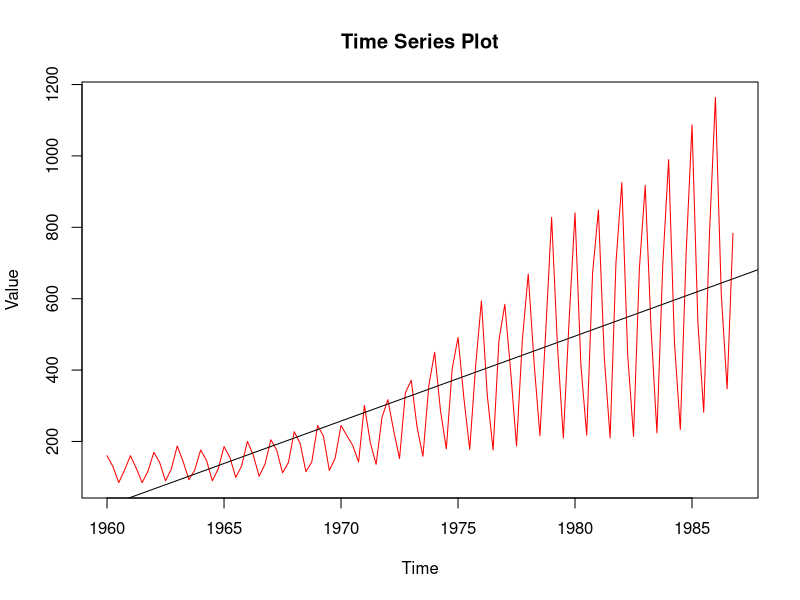
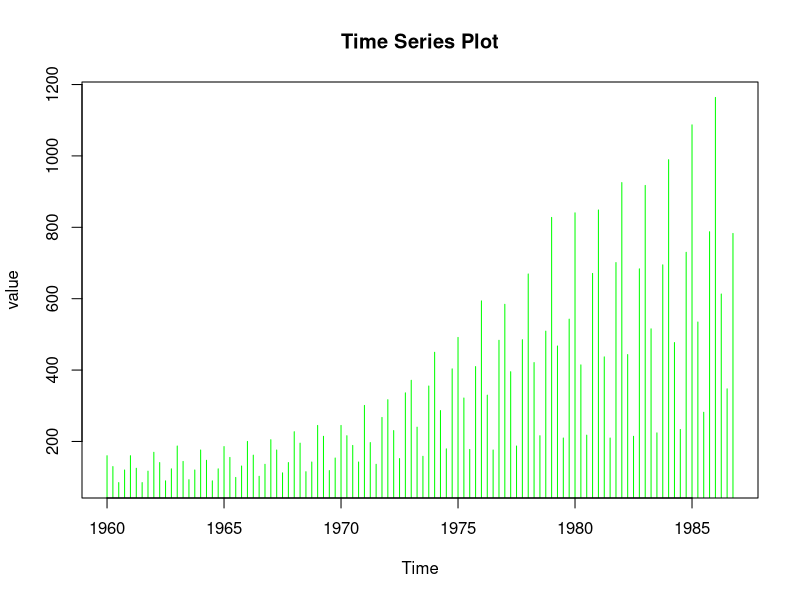
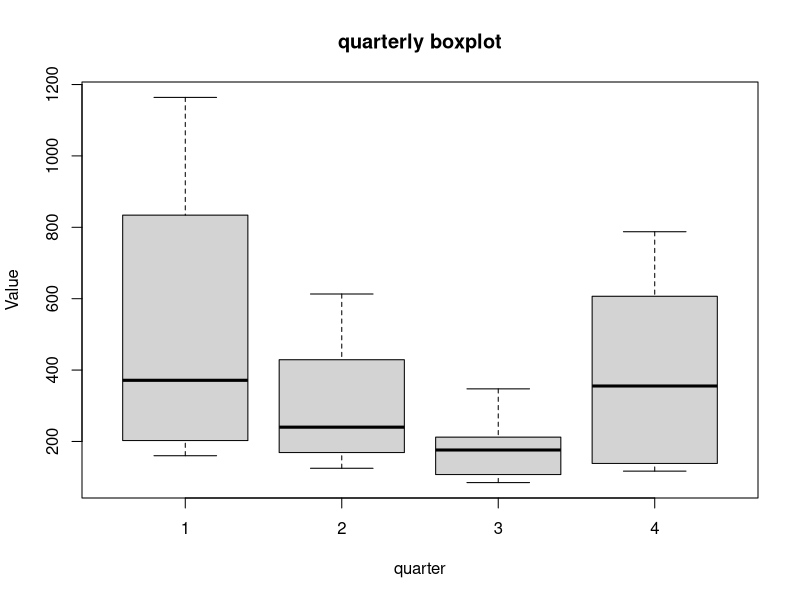
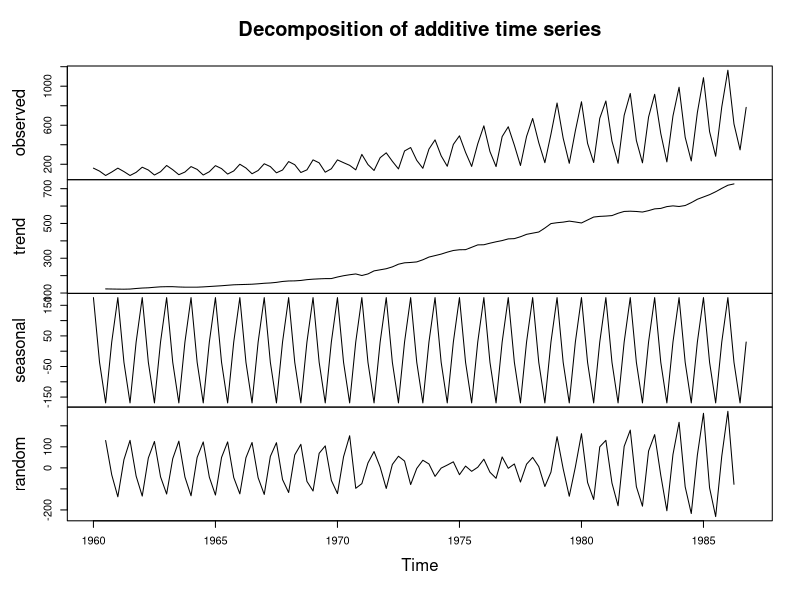
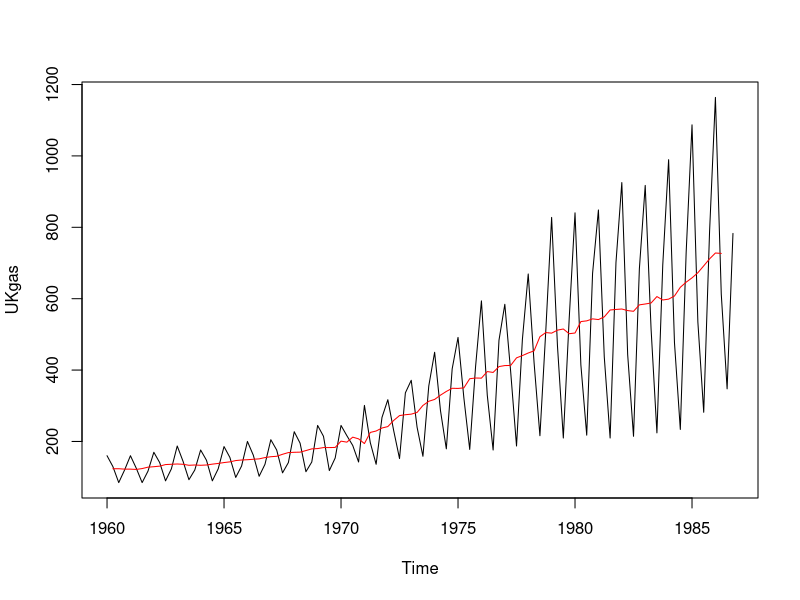
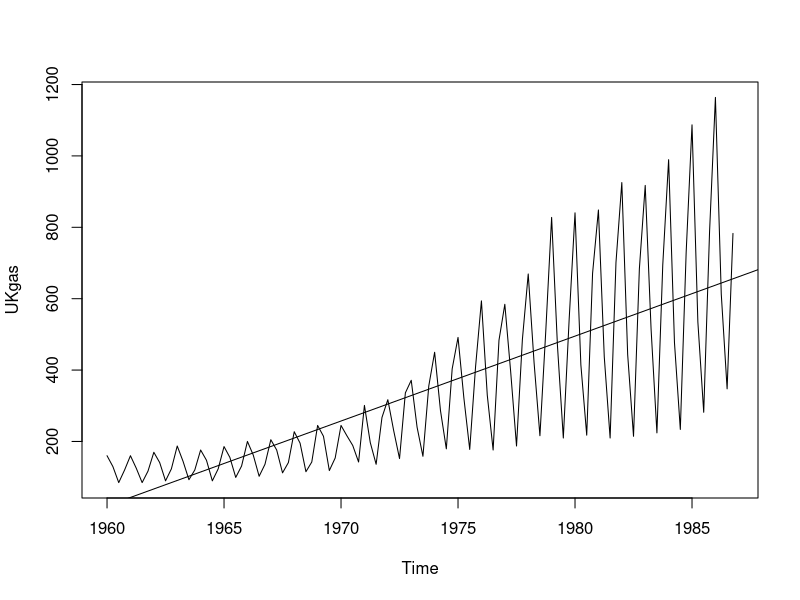
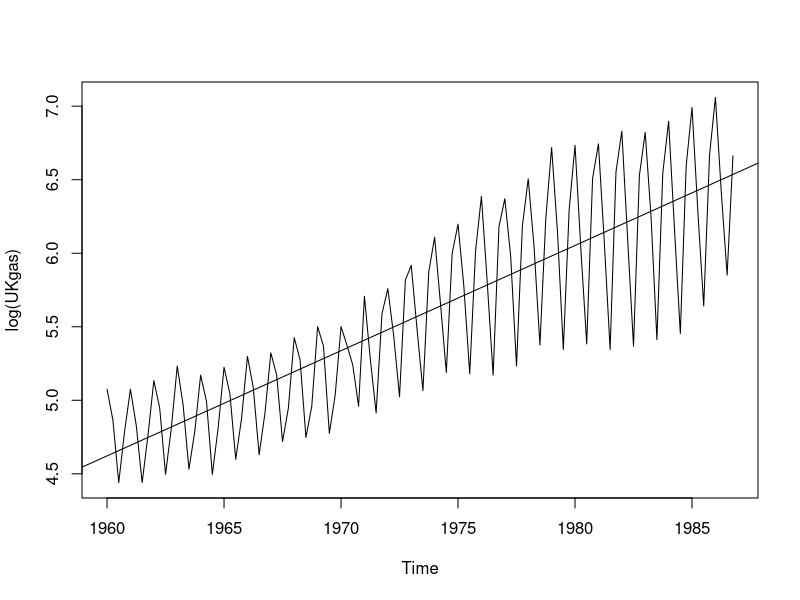
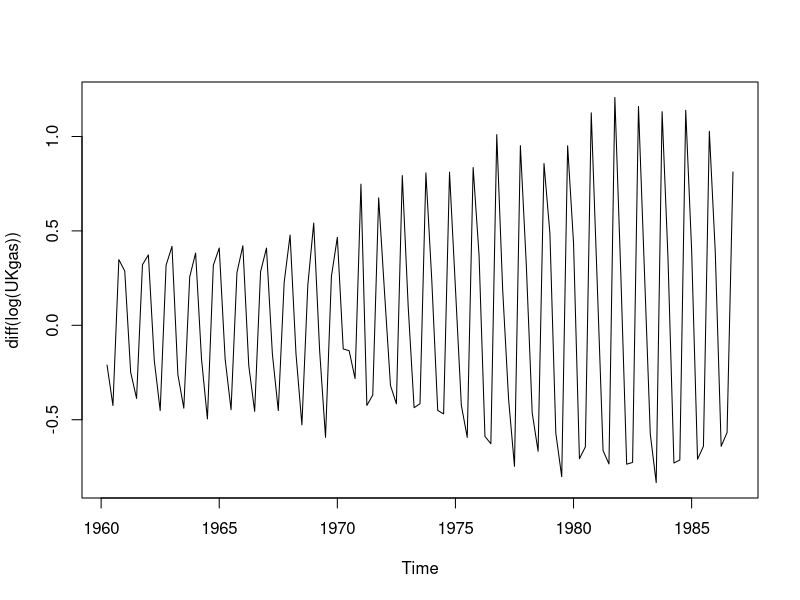

Here is the R script that generated these plots, in order: (Note: this script raises an error after producing the figures.)
#In this project we firstly analyze 20 years of data about the consumption of 
#gas in UK and then based on that analysis, we try to forecast the next 10 year
#consumption and then validate it.










#this project is based on ARIMA forecasting
#ARIMA stands for AutoRegressive Integrated Moving Average, which is a 
#widely used statistical method for time series forecasting. 
#It combines three components:

#1.Autoregressive (AR): This part of the model explains the value at time 
#𝑡,t using a linear combination of previous values. It is specified by the parameter 
#𝑝,p, which denotes the number of lagged observations included in the model.

#2Integrated (I): This component involves differencing the time series data to 
#make it stationary, which means removing trends and seasonality. 
#It is specified by the parameter 𝑑d, which denotes the number 
#of differencing steps required.


#3Moving Average (MA): This part of the model uses past forecast errors in a 
#regression-like model. It is specified by the parameter 
#𝑞q, which denotes the number of lagged forecast errors included in the model.


#Following are the assumptions arima model makes before being applicable:
  #1.1. Stationarity: A time series is stationary if its statistical properties,
  #such as mean, variance, and autocorrelation, are constant over time.
  #Assumption: The ARIMA model assumes that the time series is stationary. 
  #This means that the data should not show trends or seasonal patterns.

  #2.No Autocorrelation in Residuals: Residuals are the differences between 
  #observed and predicted values.
  #Assumption: The residuals from the model should be uncorrelated 
  #(i.e., no patterns in the residuals). This implies that the model
  #has captured all the underlying structure in the data.

  #3.Sufficient Sample Size: The number of observations in the time series data.
  #Assumption: ARIMA models require a sufficient number of observations to produce 
  #reliable estimates.

#following are the steps included in our forecasting

#1.GATHERING THE DATA
#R has this dataset pre installed so we just have to load it into the compiler



UKgas  #this is the dataset
View(UKgas)



#2. DATA VISUALIZATION 





summary(UKgas)
str(UKgas)
plot(UKgas, main='Time Series Plot', ylab='Value', xlab='Time',col="red")
#this step shows us the data graphically
abline(reg=lm(UKgas~time(UKgas)))
plot(UKgas,main='Time Series Plot',ylab='value',xlab='Time',type='h',col='green',border='orange')
#this is a histogram showcasing the same data in the form of a histogram
boxplot(UKgas ~ cycle(UKgas), main='quarterly boxplot', xlab='quarter', ylab='Value')
#a boxplot showing that consumption is high in first quarter of the year i.e. during winter
decomposed <- decompose(UKgas)
plot(decomposed)


#3. SMOOTHING OUT THE DATA 
     #Now smoothing out is necessary as it helps in
        #1. Noise reduction: Noise is random variations without any underlying patterns.
        #2. Trend identification: The trend becomes more apparent by smoothening.
        #3. Forecasting         : Forecasting becomes easier.
        #4. Data preparation    : Smoothed data is a better input for ML algorithms.




library(zoo)
smoothed <- rollmean(UKgas, k=4)
plot(UKgas)
lines(smoothed, col='red')
      #rollmean refers to the rolling mean (or moving average), 
      #a commonly used technique in time series analysis for smoothing data. 
      #The rolling mean is calculated by averaging a fixed number of consecutive data points
      #in the series, which helps to reduce noise and highlight underlying trends.
      #here we're using 12 data points at once


#4. STATIONARITY AND DIFFERENCING
    # For applying arima modelling it is necessary that the data is stationary i.e. 
    # the mean and variances are homogenized



  #4.1 Homogenizing the variance
plot(UKgas)
abline(reg=lm(UKgas~time(UKgas)))
#here we can see that the variance (the distance between the spark line and regression line)
#is constantly changing so we take the log values so as to minimize the variance
y<-log(UKgas)
plot(log(UKgas))
abline(reg = lm(y~time(y)))
  
  #4.2 Homogenizing the mean  
p<-diff(log(UKgas))
plot(diff(log(UKgas)))
adf.test(p)
#this is a stationarity test and it shows that p value is smaller than printed value indicating that we reject 
#the null hypothesis of the data being non stationary.
#hence we can say that the data is stationary.


#Here we will use ARIMA manually and then compare our findings with auto ARIMA ones.

library(tseries)
acf(UKgas)
pacf(UKgas)
acf(diff(log(UKgas)))#acf-auto correlation factor
#this determines the value of q
#q=0
pacf(diff(log(UKgas)))#pacf-partial auto correlation factor
#this determines the value of p
#p=0,d=1,d is the number of times we have to differentiate so as to homogenize the mean
# arima(0,1,0) is the best fit
#c(pdq)=c(0,1,0)


#5. Now fitting the arima model 



fit=arima(log(UKgas),c(0,1,0),seasonal = list(order=c(0,1,0),period=4))
fit
pred=predict(fit,n.ahead = 10*4)
pred
pred1=round(2.718^pred$pred,0) #since the predicted data is actually the logarithmic value of the actual data 
#hence this extra step
pred1
#here we've got the predicted values for the next 10 years
ts.plot(UKgas,pred1,log="y",lty=c(1,3)) #using tsplot function to plot both the available data and future data
data1=round(head(pred1,10),0)
data2=round(tail(UKgas,12),0)
plot(data1,col="red",type="l")
plot(data2,col="blue",type="l")
#data 1 is the first 10 values of predicted data and data 2 is the last 12 values of the available data
#plotting them shows us the consistency of the prediction of the data




